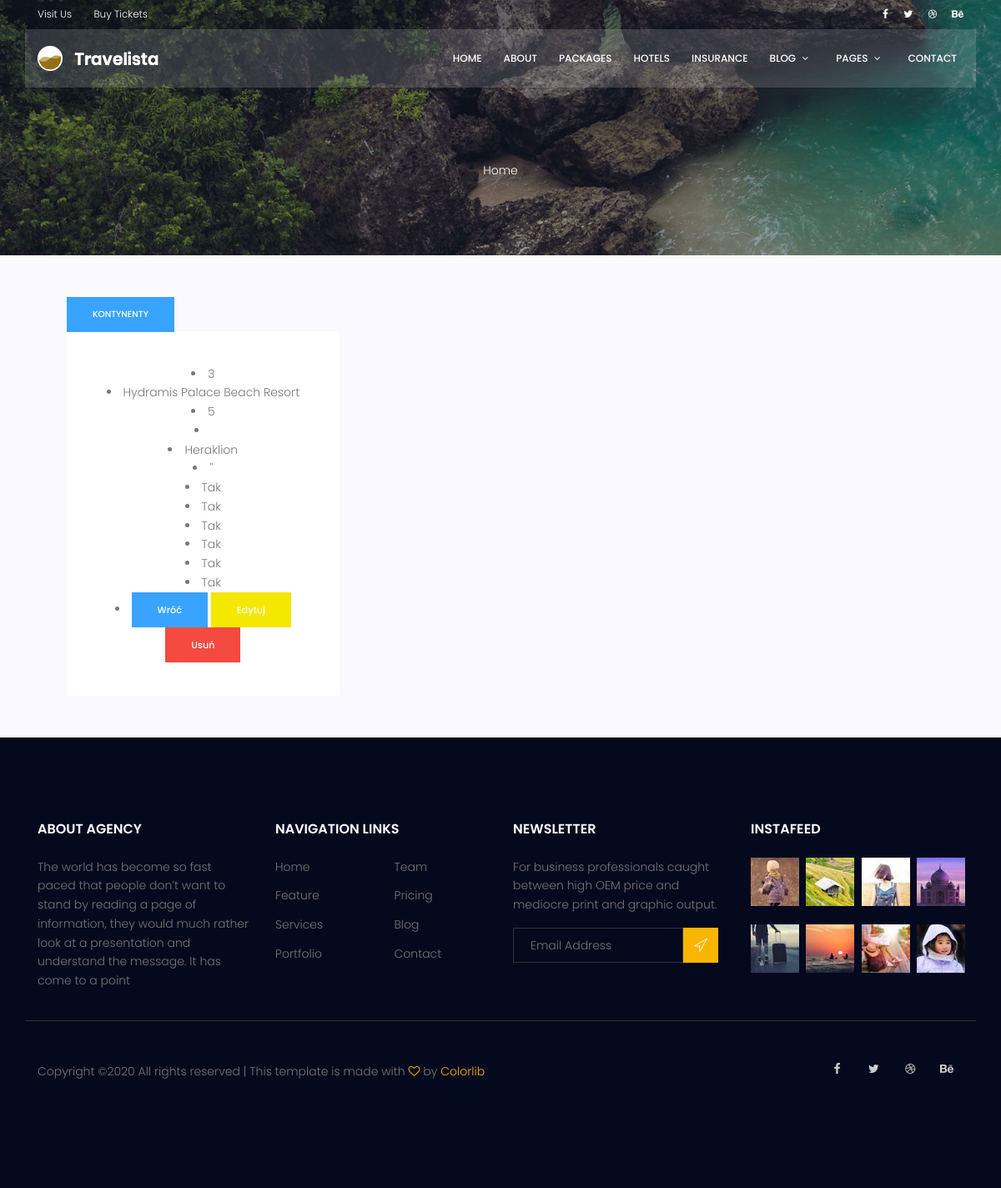
The page /core/admin_hotel_details/3/ on the database as committed earlier.
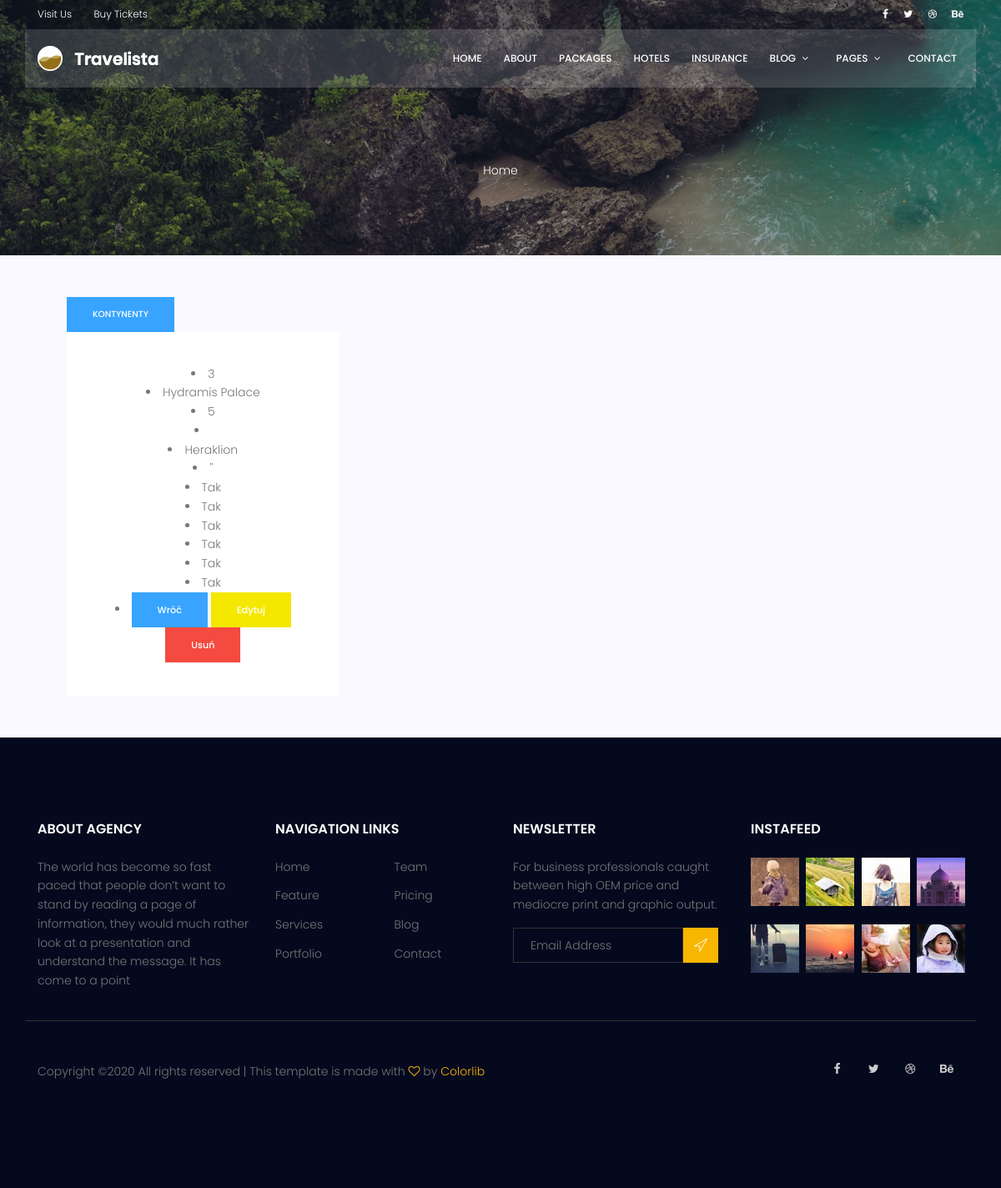
The same page on the database as committed later.
### core/models.py (models this page shows, shortened)
class Hotel(models.Model):
    name = models.CharField(max_length=100)
    stars = models.IntegerField(choices=STARS_CHOICES, default=1)
    description = models.TextField(max_length=2000, null=True, blank=True)
    city = models.ForeignKey(City, on_delete=models.CASCADE, related_name='hotels')
    location = models.CharField(default='', max_length=500, null=True)
    swimming_pool = models.CharField(choices=BOOL_OPTIONS, default='Nie', max_length=10)
    wifi = models.CharField(choices=BOOL_OPTIONS, default='Nie', max_length=10)
    air_condition = models.CharField(choices=BOOL_OPTIONS, default='Nie', max_length=10)
    room_service = models.CharField(choices=BOOL_OPTIONS, default='Nie', max_length=10)
    restaurant = models.CharField(choices=BOOL_OPTIONS, default='Nie', max_length=10)
    gym = models.CharField(choices=BOOL_OPTIONS, default='Nie', max_length=10)
    hotel_image = models.FileField(upload_to=get_hotel_image_path, null=True)
    hotel_image2 = models.FileField(upload_to=get_hotel_image_path, null=True)
    class Meta:
        ordering = ['name']

class City(models.Model):
    name = models.CharField(max_length=100)
    country = models.ForeignKey(Country, on_delete=models.CASCADE, related_name='cities')
    city_image = models.FileField(upload_to=get_city_image_path, null=True)
    class Meta:
        ordering = ['name']
    def __str__(self):
        return self.name

### core/views.py (the view)
# urls.py: path('admin_hotel_details/<pk>/', AdminHotelDetailView.as_view(), name='admin_hotel_details'),
class AdminHotelDetailView(DetailView):
    model = Hotel
    template_name = 'core/admin_hotel_details.html'

### core/templates/core/admin_hotel_details.html (shortened to what the changed rows need)
{% load static %}
{% load core_extras %}
<body>
<!DOCTYPE html>
<html lang="zxx" class="no-js">
<head>
    <link rel="stylesheet" href="{% static 'css/linearicons.css' %}">
    <link rel="stylesheet" href="{% static 'css/font-awesome.min.css' %}">
    <link rel="stylesheet" href="{% static 'css/bootstrap.css' %}">
    <link rel="stylesheet" href="{% static 'css/magnific-popup.css' %}">
    <link rel="stylesheet" href="{% static 'css/jquery-ui.css' %}">
    <link rel="stylesheet" href="{% static 'css/nice-select.css' %}">
    <link rel="stylesheet" href="{% static 'css/animate.min.css' %}">
    <link rel="stylesheet" href="{% static 'css/owl.carousel.css' %}">
    <link rel="stylesheet" href="{% static 'css/main.css' %}">
</head>
<body>
<section class="destinations-area section-gap" style="padding: 50px">
    <div class="container" >
        <div class="whole-wrap">
            <div class="col-lg-4 col-md-6 banner-right">
                <div class="tab-content" id="myTabContent">
                    <div class="tab-pane fade show active" id="continent" role="tabpanel" aria-labelledby="continent-tab">
                        <div class="form-wrap">
                            <un>
                                <li>{{ hotel.id }}</li>
                                <li>{{ hotel.name }}</li>
                                <li>{{ hotel.stars }}</li>
                                <li>{{ hotel.description }}</li>
                                <li>{{ hotel.city }}</li>
                                <li>{{ hotel.location }}</li>
                                <li>{{ hotel.swimming_pool }}</li>
                                <li>{{ hotel.wifi }}</li>
                                <li>{{ hotel.air_condition }}</li>
                                <li>{{ hotel.room_service }}</li>
                                <li>{{ hotel.restaurant }}</li>
                                <li>{{ hotel.gym }}</li>
                                <li> <a href="{% url 'core:admin_list' %}" class="genric-btn info">Wróć</a>
                                    <a href="{% url 'core:hotel_update' pk=hotel.id %}" class="genric-btn warning">Edytuj</a>
                                <a href="{% url 'core:hotel_delete' pk=hotel.id %}" class="genric-btn danger">Usuń</a></li>
                            </un>
                        </div>
                    </div>
                </div>
            </div>
            </div>
        </div>
</section>
</body>
</html>
</body>
</html>

Rows that differ between the two databases and show on the page:
changed Hotel "Tak": name "Hydramis Palace Beach Resort" → "Hydramis Palace"
